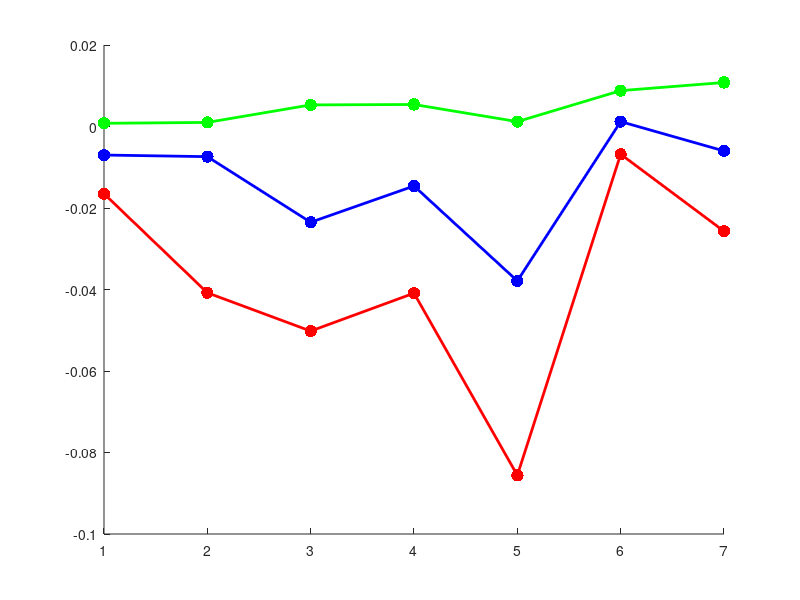

The MATLAB script that drew this image: (Note: this script raises an error after producing the figure.)
%% TD154 data
mean1 = [-0.0070, -0.0074, -0.0235, -0.0146, -0.0379, 0.0012, -0.0060];
max1  = [7.8337e-04, 0.0010, 0.0053, 0.0054, 0.0012, 0.0088, 0.0108];
min1  = [-0.0165, -0.0408, -0.0502, -0.0409, -0.0856, -0.0068, -0.0257];

days = 1:7;

mean = mean1(:)'; 
max  = max1(:)'; 
min  = min1(:)'; 
days = days(:)';

figure; hold on;

% mean
scatter(days, mean, 80, 'b', 'filled');
h_mean = plot(days, mean, 'b-', 'LineWidth', 2);

% max
scatter(days, max, 80, 'g', 'filled');
h_max = plot(days, max, 'g-', 'LineWidth', 2);

% min
scatter(days, min, 80, 'r', 'filled');
h_min = plot(days, min, 'r-', 'LineWidth', 2);

h_reverse = xline(5.5,'k--','LineWidth',1.5);

xlabel('day');
ylabel('angular velocity');
legend([h_max, h_mean, h_min, h_reverse], {'max', 'mean', 'min', 'reverse'}, 'Location', 'southwest')
title('TD154')
SetFigBoxDefaults;

%% TD156 data
mean2 = [9.1022e-10, -2.4193e-04, -0.0022, -0.0086, -0.0120, -0.0084, -5.7708e-04];
max2  = [4.9060e-08, 0.0071, 0.0176, 0.0096, 0.0087, 0.0087, 0.0056];
min2  = [-2.0960e-08, -0.0081, -0.0134, -0.0246, -0.0323, -0.0319, -0.0075];

days = 1:7;

mean = mean2(:)'; 
max  = max2(:)'; 
min  = min2(:)'; 
days = days(:)';

figure; hold on;

scatter(days, mean, 80, 'b', 'filled');
h_mean = plot(days, mean, 'b-', 'LineWidth', 2);

scatter(days, max, 80, 'g', 'filled');
h_max = plot(days, max, 'g-', 'LineWidth', 2);

scatter(days, min, 80, 'r', 'filled');
h_min = plot(days, min, 'r-', 'LineWidth', 2);

h_reverse = xline(6.5,'k--','LineWidth',1.5);

xlabel('day');
ylabel('angular velocity');
legend([h_max, h_mean, h_min, h_reverse], {'max', 'mean', 'min', 'reverse'}, 'Location', 'southwest')
title('TD156')
SetFigBoxDefaults;

%% --- Save figures --- 
doSave = 1;
if doSave
    saveas(figure(1), 'TD154_probes.png')
    saveas(figure(2), 'TD156_probes.png')
end